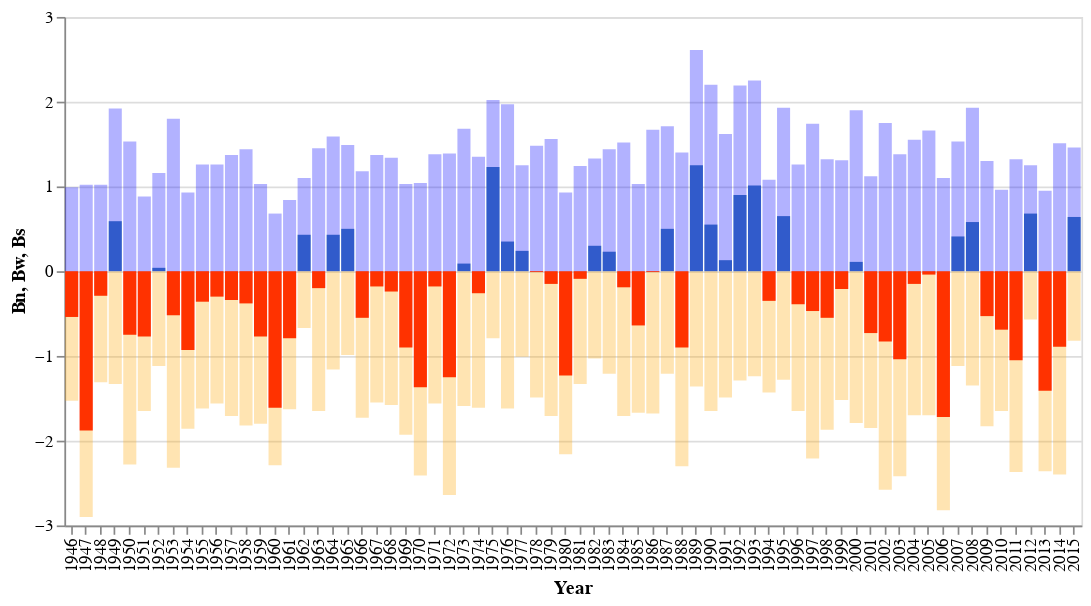

Here is the notebook cell this chart was saved with:
### Code cell
import altair as alt
import pandas as pd

df = pd.read_table('https://bolin.su.se/data/tarfala/data/glaciers/storglaciaren/storglaciaren_mass_balance_series.txt',
                   skiprows=7,sep='\s+')
df['Bs'] = df['Bs'] * -1
bnchart = alt.Chart(df).mark_bar().encode(
    x="Year:O",
    y="Bn:Q",
    color=alt.condition(
        alt.datum.Bn > 0,
        alt.value("steelblue"),  # The positive color
        alt.value("red")  # The negative color
    )
).properties(width=600)

bwchart = alt.Chart(df).mark_bar(
    opacity = 0.3, color = 'blue'
).encode(
    x="Year:O",
    y="Bw:Q"
).properties(width=600)

bschart = alt.Chart(df).mark_bar(
    opacity = 0.3, color = 'orange'
).encode(
    x="Year:O",
    y="Bs:Q"
).properties(width=600)

bnchart + bwchart + bschart

### Figure 1 — Vega-Lite specification as saved in the notebook (floating-point values rounded to 4 significant figures)
{"config": {"view": {"continuousWidth": 400, "continuousHeight": 300}}, "layer": [{"mark": "bar", "encoding": {"color": {"condition": {"value": "steelblue", "test": "(datum.Bn > 0)"}, "value": "red"}, "x": {"type": "ordinal", "field": "Year"}, "y": {"type": "quantitative", "field": "Bn"}}, "width": 600}, {"mark": {"type": "bar", "color": "blue", "opacity": 0.3}, "encoding": {"x": {"type": "ordinal", "field": "Year"}, "y": {"type": "quantitative", "field": "Bw"}}, "width": 600}, {"mark": {"type": "bar", "color": "orange", "opacity": 0.3}, "encoding": {"x": {"type": "ordinal", "field": "Year"}, "y": {"type": "quantitative", "field": "Bs"}}, "width": 600}], "data": {"name": "data-984f66095301df555821f8b95de355ee"}, "$schema": "https://vega.github.io/schema/vega-lite/v4.0.2.json", "datasets": {"data-984f66095301df555821f8b95de355ee": [{"Year": 1946, "Bw": 0.99, "Bs": -1.53, "Bn": -0.54, "ELA": 1544, "AAR": 38.0}, {"Year": 1947, "Bw": 1.02, "Bs": -2.9, "Bn": -1.88, "ELA": 1664, "AAR": 12.5}, {"Year": 1948, "Bw": 1.02, "Bs": -1.31, "Bn": -0.29, "ELA": 1475, "AAR": 42.5}, {"Year": 1949, "Bw": 1.92, "Bs": -1.33, "Bn": 0.59, "ELA": 1391, "AAR": 63.8}, {"Year": 1950, "Bw": 1.53, "Bs": -2.28, "Bn": -0.75, "ELA": 1522, "AAR": 30.2}, {"Year": 1951, "Bw": 0.88, "Bs": -1.65, "Bn": -0.77, "ELA": 1577, "AAR": 21.3}, {"Year": 1952, "Bw": 1.16, "Bs": -1.12, "Bn": 0.04, "ELA": 1432, "AAR": 52.4}, {"Year": 1953, "Bw": 1.8, "Bs": -2.32, "Bn": -0.52, "ELA": 1503, "AAR": 43.5}, {"Year": 1954, "Bw": 0.93, "Bs": -1.86, "Bn": -0.93, "ELA": 1611, "AAR": 15.8}, {"Year": 1955, "Bw": 1.26, "Bs": -1.62, "Bn": -0.36, "ELA": 1523, "AAR": 39.4}, {"Year": 1956, "Bw": 1.26, "Bs": -1.56, "Bn": -0.3, "ELA": 1500, "AAR": 37.9}, {"Year": 1957, "Bw": 1.37, "Bs": -1.71, "Bn": -0.34, "ELA": 1522, "AAR": 37.2}, {"Year": 1958, "Bw": 1.44, "Bs": -1.82, "Bn": -0.38, "ELA": 1511, "AAR": 40.4}, {"Year": 1959, "Bw": 1.03, "Bs": -1.8, "Bn": -0.77, "ELA": 1561, "AAR": 35.6}, {"Year": 1960, "Bw": 0.68, "Bs": -2.29, "Bn": -1.61, "ELA": 1620, "AAR": 0.0}, {"Year": 1961, "Bw": 0.84, "Bs": -1.63, "Bn": -0.79, "ELA": 1575, "AAR": 19.6}, {"Year": 1962, "Bw": 1.1, "Bs": -0.67, "Bn": 0.43, "ELA": 1363, "AAR": 57.8}, {"Year": 1963, "Bw": 1.45, "Bs": -1.65, "Bn": -0.2, "ELA": 1425, "AAR": 0.0}, {"Year": 1964, "Bw": 1.59, "Bs": -1.16, "Bn": 0.43, "ELA": 1379, "AAR": 55.4}, {"Year": 1965, "Bw": 1.49, "Bs": -0.99, "Bn": 0.5, "ELA": 1380, "AAR": 51.4}, {"Year": 1966, "Bw": 1.18, "Bs": -1.73, "Bn": -0.55, "ELA": 1511, "AAR": 33.0}, {"Year": 1967, "Bw": 1.37, "Bs": -1.55, "Bn": -0.18, "ELA": 1448, "AAR": 35.6}, {"Year": 1968, "Bw": 1.34, "Bs": -1.58, "Bn": -0.24, "ELA": 1468, "AAR": 34.2}, {"Year": 1969, "Bw": 1.03, "Bs": -1.93, "Bn": -0.9, "ELA": 1529, "AAR": 20.4}, {"Year": 1970, "Bw": 1.04, "Bs": -2.41, "Bn": -1.37, "ELA": 1587, "AAR": 11.3}, {"Year": 1971, "Bw": 1.38, "Bs": -1.56, "Bn": -0.18, "ELA": 1472, "AAR": 42.2}, {"Year": 1972, "Bw": 1.39, "Bs": -2.64, "Bn": -1.25, "ELA": 1561, "AAR": 27.8}, {"Year": 1973, "Bw": 1.68, "Bs": -1.59, "Bn": 0.09, "ELA": 1414, "AAR": 40.5}, {"Year": 1974, "Bw": 1.35, "Bs": -1.61, "Bn": -0.26, "ELA": 1473, "AAR": 40.3}, {"Year": 1975, "Bw": 2.02, "Bs": -0.79, "Bn": 1.23, "ELA": 1275, "AAR": 73.3}, {"Year": 1976, "Bw": 1.97, "Bs": -1.62, "Bn": 0.35, "ELA": 1400, "AAR": 50.3}, {"Year": 1977, "Bw": 1.25, "Bs": -1.01, "Bn": 0.24, "ELA": 1398, "AAR": 53.5}, {"Year": 1978, "Bw": 1.48, "Bs": -1.49, "Bn": -0.01, "ELA": 1443, "AAR": 47.3}, {"Year": 1979, "Bw": 1.56, "Bs": -1.71, "Bn": -0.15, "ELA": 1450, "AAR": 41.4}, {"Year": 1980, "Bw": 0.93, "Bs": -2.16, "Bn": -1.23, "ELA": 1596, "AAR": 20.8}, {"Year": 1981, "Bw": 1.24, "Bs": -1.33, "Bn": -0.09, "ELA": 1438, "AAR": 40.2}, {"Year": 1982, "Bw": 1.33, "Bs": -1.03, "Bn": 0.3, "ELA": 1379, "AAR": 57.0}, {"Year": 1983, "Bw": 1.44, "Bs": -1.21, "Bn": 0.23, "ELA": 1400, "AAR": 55.6}, {"Year": 1984, "Bw": 1.52, "Bs": -1.71, "Bn": -0.19, "ELA": 1449, "AAR": 44.1}, {"Year": 1985, "Bw": 1.03, "Bs": -1.67, "Bn": -0.64, "ELA": 1518, "AAR": 29.4}, {"Year": 1986, "Bw": 1.67, "Bs": -1.68, "Bn": -0.01, "ELA": 1445, "AAR": 40.2}, {"Year": 1987, "Bw": 1.71, "Bs": -1.21, "Bn": 0.5, "ELA": 1345, "AAR": 59.7}, {"Year": 1988, "Bw": 1.4, "Bs": -2.3, "Bn": -0.9, "ELA": 1554, "AAR": 28.8}, {"Year": 1989, "Bw": 2.61, "Bs": -1.36, "Bn": 1.25, "ELA": 1325, "AAR": 70.8}, {"Year": 1990, "Bw": 2.2, "Bs": -1.65, "Bn": 0.55, "ELA": 1377, "AAR": 57.4}, {"Year": 1991, "Bw": 1.62, "Bs": -1.49, "Bn": 0.13, "ELA": 1424, "AAR": 43.9}, {"Year": 1992, "Bw": 2.19, "Bs": -1.29, "Bn": 0.9, "ELA": 1356, "AAR": 60.7}, {"Year": 1993, "Bw": 2.25, "Bs": -1.24, "Bn": 1.01, "ELA": 1446, "AAR": 44.7}, {"Year": 1994, "Bw": 1.08, "Bs": -1.43, "Bn": -0.35, "ELA": 1471, "AAR": 34.4}, {"Year": 1995, "Bw": 1.93, "Bs": -1.28, "Bn": 0.65, "ELA": 1435, "AAR": 42.1}, {"Year": 1996, "Bw": 1.26, "Bs": -1.65, "Bn": -0.39, "ELA": 1465, "AAR": 41.6}, {"Year": 1997, "Bw": 1.74, "Bs": -2.21, "Bn": -0.47, "ELA": 1503, "AAR": 40.6}, {"Year": 1998, "Bw": 1.32, "Bs": -1.87, "Bn": -0.55, "ELA": 1523, "AAR": 31.6}, {"Year": 1999, "Bw": 1.31, "Bs": -1.52, "Bn": -0.21, "ELA": 1468, "AAR": 38.6}, {"Year": 2000, "Bw": 1.9, "Bs": -1.79, "Bn": 0.11, "ELA": 1461, "AAR": 45.1}, {"Year": 2001, "Bw": 1.12, "Bs": -1.85, "Bn": -0.73, "ELA": 1526, "AAR": 28.8}, {"Year": 2002, "Bw": 1.75, "Bs": -2.58, "Bn": -0.83, "ELA": 1496, "AAR": 37.3}, {"Year": 2003, "Bw": 1.38, "Bs": -2.42, "Bn": -1.04, "ELA": 1582, "AAR": 28.9}, {"Year": 2004, "Bw": 1.55, "Bs": -1.7, "Bn": -0.15, "ELA": 1490, "AAR": 41.1}, {"Year": 2005, "Bw": 1.66, "Bs": -1.7, "Bn": -0.04, "ELA": 1490, "AAR": 43.1}, {"Year": 2006, "Bw": 1.1, "Bs": -2.82, "Bn": -1.72, "ELA": 1615, "AAR": 17.2}, {"Year": 2007, "Bw": 1.53, "Bs": -1.12, "Bn": 0.41, "ELA": 1480, "AAR": 50.0}, {"Year": 2008, "Bw": 1.93, "Bs": -1.35, "Bn": 0.58, "ELA": 1410, "AAR": 53.4}, {"Year": 2009, "Bw": 1.3, "Bs": -1.83, "Bn": -0.53, "ELA": 1495, "AAR": 37.0}, {"Year": 2010, "Bw": 0.96, "Bs": -1.65, "Bn": -0.69, "ELA": 1570, "AAR": 27.9}, {"Year": 2011, "Bw": 1.32, "Bs": -2.37, "Bn": -1.05, "ELA": 1585, "AAR": 24.5}, {"Year": 2012, "Bw": 1.25, "Bs": -0.57, "Bn": 0.68, "ELA": 1405, "AAR": 56.7}, {"Year": 2013, "Bw": 0.95, "Bs": -2.36, "Bn": -1.41, "ELA": 1590, "AAR": 19.7}, {"Year": 2014, "Bw": 1.51, "Bs": -2.4, "Bn": -0.89, "ELA": 1500, "AAR": 31.3}, {"Year": 2015, "Bw": 1.46, "Bs": -0.82, "Bn": 0.64, "ELA": 1370, "AAR": 70.5}]}}
